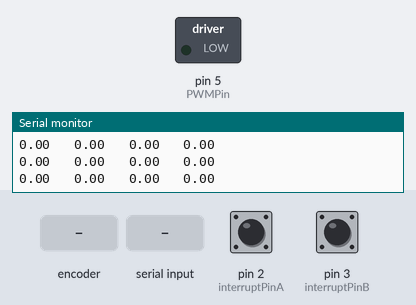
This sketch was run on a simulated Arduino Uno, built with avr-gcc and run on an emulated ATmega328P. Shown: switched loads named in the sketch (green lamp = pin HIGH), the last lines printed to the serial monitor. The inputs (shaded band) are chosen by the test bench; at power-on: pin 2 (interruptPinA) HIGH, pin 3 (interruptPinB) HIGH.

Above: at 1.2 s.
1.3 s: rotary encoder on pin 2 (interruptPinA) / pin 3 (interruptPinB) turned 1 step (first pin leading)
4.3 s: "90,45\n" received over Serial
At 4.68 s:
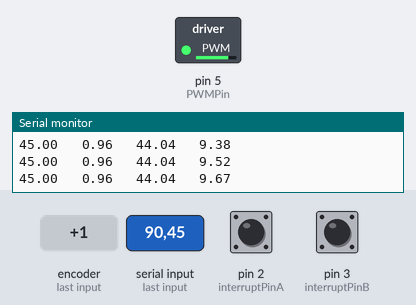
At 5.6 s:
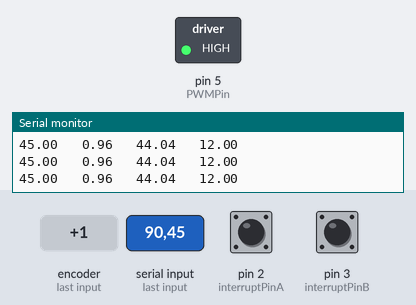
6.3 s: "5\n" received over Serial
Timing chart, 0 to 9.3 s (numbered marks = the images above; inputs shaded):
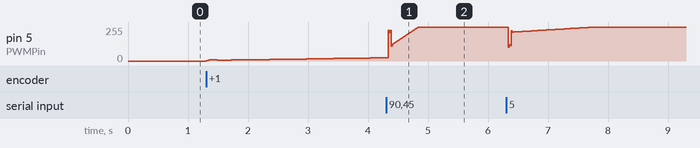

The sketch:

DC_Motor_Position_Control_PID.ino
```cpp
///////////////////// Author : Nabil Hassan ///////////////////////////

/* reference 1:
Modern Control Engineering
Fifth Edition
Katsuhiko Ogata*/

/* reference 2: https://youtu.be/QSIksPKndEs?si=3yDz2XbFMGmFbnLq */
#include <math.h>

// PID Position Controller Parameters
float kp_angle = 0.4;
float ki_angle = 0.0 ;
float kd_angle = 0.02;

// PID Speed Controller Parameters
float kp_speed = 0.3;
float ki_speed = 0.8 ;
float kd_speed = 0.0003;

//low pass filter const
float alpha = 0.1;

const float Pi = 3.1416;

// Integral Anti-Windup back-calculation tracking time constant

float T_tracking = 0.2;

//time variable
// unsigned long t ;
unsigned long t_prev = 0;

// PWM and Direction pins
const byte PWMPin = 5;
const byte DirPin1 = 6;
const byte DirPin2 = 7;


// Interrupt Pins
const byte interruptPinA = 2;
const byte interruptPinB = 3;

// Encoder Count
long EncoderCount_prev = 0;
volatile long EncoderCount= 0;
unsigned long count_mod = 0;

// cycle counts
volatile unsigned long count = 0;
unsigned long count_prev = 0;


// Motor Variables
float Theta_curr,Theta_curr_deg,Theta_Desired,Omega_curr, RPM_curr, RPM_Desired, RPM_curr_filtered, RPM_prev_filtered,Theta_curr_filtered,Theta_prev_filtered ;
float Theta_prev = 0;
float RPM_max = 230;
float RPM_min = -230;
float dt;
float dt_angle;
const float Ts = 0.01;
const float Ts_angle = 0.05;

//Controller saturation parameters
float Vmax = 12;
float Vmin = -12;


// Control input U to the system
float V = 0.0;

// error variables
float e, e_prev = 0, inte, inte_prev = 0,e_angle, e_angle_prev,inte_angle, inte_angle_prev = 0;


/* ISR_Encoder Functions */

void ISR_EncoderA(){
  bool PinB = digitalRead(interruptPinB);
  bool PinA = digitalRead(interruptPinA);
  if(PinB == LOW){
    if(PinA == HIGH){
      EncoderCount++;
    }
    else{
      EncoderCount--;
    }
  }
  else{
    if(PinA == HIGH){
      EncoderCount--;
    }
    else{
      EncoderCount++;
    }
  }
}


void ISR_EncoderB(){
  bool PinB = digitalRead(interruptPinA);
  bool PinA = digitalRead(interruptPinB);
  if(PinA == LOW){
    if(PinB == HIGH){
      EncoderCount--;
    }
    else{
      EncoderCount++;
    }
  }
  else{
    if(PinB == HIGH){
      EncoderCount++;
    }
    else{
      EncoderCount--;
    }
  }
}


////////////////////////// Cycle counter repeats every 10ms ///////////////////////////////
ISR(TIMER1_COMPA_vect){
  count++;
}

///////////////////////Motor Driver Function//////////////////////////////

void WriteDriverVoltage(float V, float Vmax) {
  int PWMval = int(255 * abs(V) / Vmax); // this ensures that the output average voltage stays between 0V and 12V

  // this is saturation limit if the value of PWM exceeds 255 it caps it at 255
  if (PWMval > 255) {
    PWMval = 255;
  }

  // if V is greater than zero it spins motor CW or CCW (depends on the wire connection)
  if (V > 0) {
    digitalWrite(DirPin1, HIGH);
    digitalWrite(DirPin2, LOW);
  }

  // this is the opposite of the condition above it spins the motor in the other direction
  else if (V < 0) {
    digitalWrite(DirPin1, LOW);
    digitalWrite(DirPin2, HIGH);
  }

  // base case for safety it unplugs the motor if V = 0
  else {
    digitalWrite(DirPin1, LOW);
    digitalWrite(DirPin2, LOW);
  }

  // write the output signal on the motor PWM pin
  analogWrite(PWMPin, PWMval);
}

void ReadReference()
{
    if (Serial.available())
    {
        Theta_Desired = Serial.parseFloat();

        while (Serial.available())
        {
            Serial.read();
        }
    }
}

void setup(){

  Serial.begin(115200);
  pinMode(interruptPinA,INPUT_PULLUP);
  pinMode(interruptPinB,INPUT_PULLUP);
  attachInterrupt(digitalPinToInterrupt(interruptPinA), ISR_EncoderA, CHANGE);
  attachInterrupt(digitalPinToInterrupt(interruptPinB), ISR_EncoderB, CHANGE);

  cli(); // disables global interrupts
  TCCR1A = 0;
  TCCR1B = 0;
  OCR1A = 19999; // prescalar = 8 , this means the PID loop runs at 100Hz or 10ms
  TCNT1 = 0;
  TCCR1B |= (1 << WGM12);
  TCCR1B |= (1 << CS11);
  TIMSK1 |= (1 << OCIE1A);
  sei(); // enables global interrupts
  RPM_Desired = 0;
  Theta_Desired = 0;
  dt = Ts;
  dt_angle = Ts_angle;

}

void loop(){


  ReadReference(); // gets the reference angle

  unsigned long localCount;
  static int positionDivider = 0;

  noInterrupts();
  localCount = count;
  interrupts();


  if(localCount > count_prev){
    // t = millis(); // gets the current time

    long encoder;

    noInterrupts();
    encoder = EncoderCount;
    interrupts();


    //////////////////////////////////////// angle Controller ////////////////////////////////////////////////////
    count_mod = ((encoder % 1496) + 1496) % 1496; // this ensures theta stays between 0 --> 360 deg
    // Theta_curr = (count_mod * 2 * Pi) / 1496.0; // this is in rad

    Theta_curr_deg = count_mod * 360.0 / 1496.0;

    // wrap angle between 0 and 360
    float theta_desired_deg = fmod(Theta_Desired, 360.0f);

    if (theta_desired_deg < 0)
    {
        theta_desired_deg += 360.0f;
    }


    // dt = (t-t_prev)*0.001;// 10ms or f = 100Hz


    long deltaCount = encoder - EncoderCount_prev; // gets the count difference

    Omega_curr = (deltaCount*2*Pi)/(1496*dt);
    RPM_curr = deltaCount * 60.0 / (1496.0 * dt);

    // Low pass filter calculation
    RPM_curr_filtered = alpha* RPM_curr + (1-alpha)*RPM_prev_filtered;
    // Theta_curr_filtered = Theta_curr_deg;


    //////////////////////////////////////// Position Controller ////////////////////////////////////////////////////
    //Desired speed calculation
    if(++positionDivider >= 5)
    {
        positionDivider = 0;
        // e_angle = Theta_Desired - Theta_curr_deg;
        e_angle = theta_desired_deg - Theta_curr_deg; //angle error calculation

        // shortest-path error
        if(e_angle > 180)
            e_angle -= 360;

        if(e_angle < -180)
            e_angle += 360;


        // Anti wind-up back calculation for integral part of angle controller
        float RPM_Desired_unsat = kp_angle*e_angle + ki_angle*inte_angle_prev + kd_angle*(e_angle-e_angle_prev)/dt_angle;
        float RPM_Desired_sat = constrain(RPM_Desired_unsat,-230,230);

        // integral angle error calculation
        inte_angle = inte_angle_prev + (dt_angle*(e_angle + e_angle_prev)/2) +(dt_angle/T_tracking)*(RPM_Desired_sat  - RPM_Desired_unsat);

        RPM_Desired = kp_angle*e_angle + ki_angle*inte_angle + kd_angle*(e_angle-e_angle_prev)/dt_angle;
        // Saturation limit Condition
        RPM_Desired = constrain(RPM_Desired, RPM_min, RPM_max);
    }

    //////////////////////////////////////// Speed Controller ////////////////////////////////////////////////////
    e = RPM_Desired - RPM_curr_filtered; // Speed Error Calculation

    float V_unsat = kp_speed*e + ki_speed*inte_prev + kd_speed*(e-e_prev)/dt;

    float V_sat = constrain(V_unsat,Vmin,Vmax);

    inte = inte_prev + ((dt) * (e + e_prev)/2) +(dt/T_tracking)*(V_sat - V_unsat); // Integral speed Error Calculation

    V = kp_speed*e + inte*ki_speed + (kd_speed * (e - e_prev)/(dt)); // Control input calculation


    // Saturation limit Condition
    V = constrain(V, Vmin, Vmax);


    // Apply desired Voltage to the motor
    WriteDriverVoltage(V, Vmax);

    //Printing Outputs
    Serial.print( Theta_Desired);
    Serial.print(" \t");
    Serial.print(Theta_curr_deg);
    Serial.print(" \t");
    // Serial.print(V); Serial.print("\t  ");
    Serial.print(e_angle);
    Serial.print(" \t");
    Serial.print(V);
    Serial.println(" ");
    // Serial.print(dt); Serial.println("\t ");
    // Serial.print(int(255 * abs(V) / Vmax));
    // Serial.println("\t  ");


    //updating variables

    // Theta_prev = Theta_curr;
    count_prev = localCount;
    // t_prev = t;
    inte_prev = inte;
    e_prev = e;
    EncoderCount_prev = encoder;
    RPM_prev_filtered = RPM_curr_filtered;
    e_angle_prev = e_angle;
    inte_angle_prev = inte_angle;
    // Theta_prev_filtered = Theta_curr_filtered;


  }
}
```
